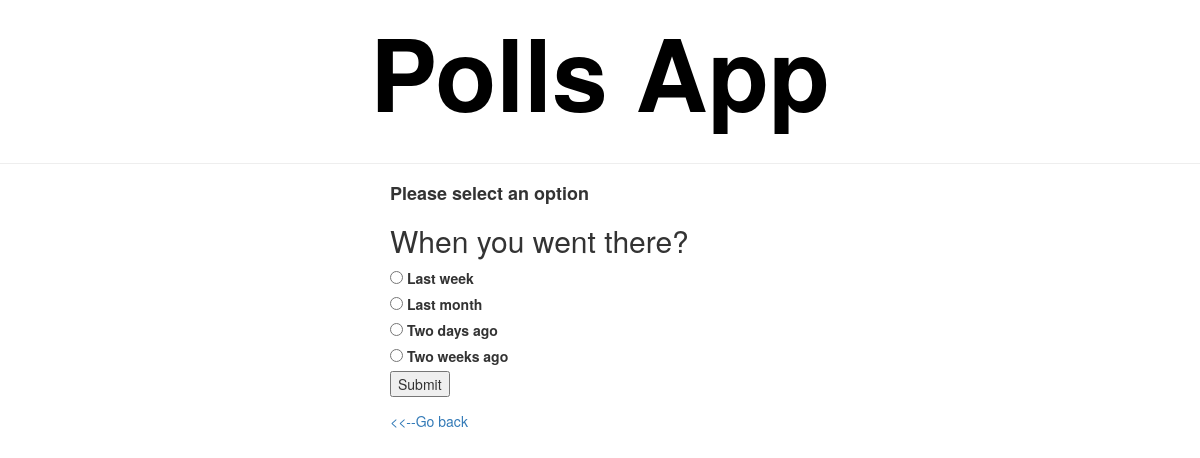
Page /polls/4/vote on the committed database.
### polls/models.py (models this page shows, shortened)
class Question(models.Model):
	question_text = models.CharField(max_length=200)
	publish_date = models.DateTimeField('date published')

class Choice(models.Model):
	choice_text = models.CharField(max_length=200)
	votes = models.IntegerField(default=0)
	question = models.ForeignKey(Question, on_delete=models.CASCADE)

### polls/views.py (the view)
# urls.py: url(r'^(?P<question_id>[0-9]+)/vote$', views.vote, name='vote'),
def vote(request, question_id):
	question = get_object_or_404(Question, pk=question_id)
	try:
		selected_choice = question.choice_set.get(pk=request.POST['choice'])
	except:
		return render(request, 'polls/detail.html', {'question': question,
			'error_message': "Please select an option"})
	else:
		selected_choice.votes += 1
		selected_choice.save()
		return redirect('polls:results', question_id=question_id)

### polls/templates/polls/detail.html (shortened to what this page needs)
{% extends 'polls/base.html' %}
{% block content %}
{% if error_message %}<h4><strong>{{error_message}}</strong></h4>{% endif %}
<h2>{{question.question_text}}</h2>
<form action={% url 'polls:vote' question.id %} method='post'>
	{% for choice in question.choice_set.all %}
	    <input type='radio' name='choice' id='choice{{forloop.counter}}' value='{{choice.id}}'>
	    <label for='choice{{forloop.counter}}'>{{choice.choice_text}}</label><br>
	{% endfor %}
	<input type='submit' name='vote'>
</form>
<a href={% url 'polls:index' %}> <<--Go back</a>
{% endblock %}

### rows in the picture
Question: question_text "When you went there?"
Choice: choice_text "Last week"
Choice: choice_text "Last month"
Choice: choice_text "Two days ago"
Choice: choice_text "Two weeks ago"

### other values in the picture
{{ error_message }} "Please select an option"
